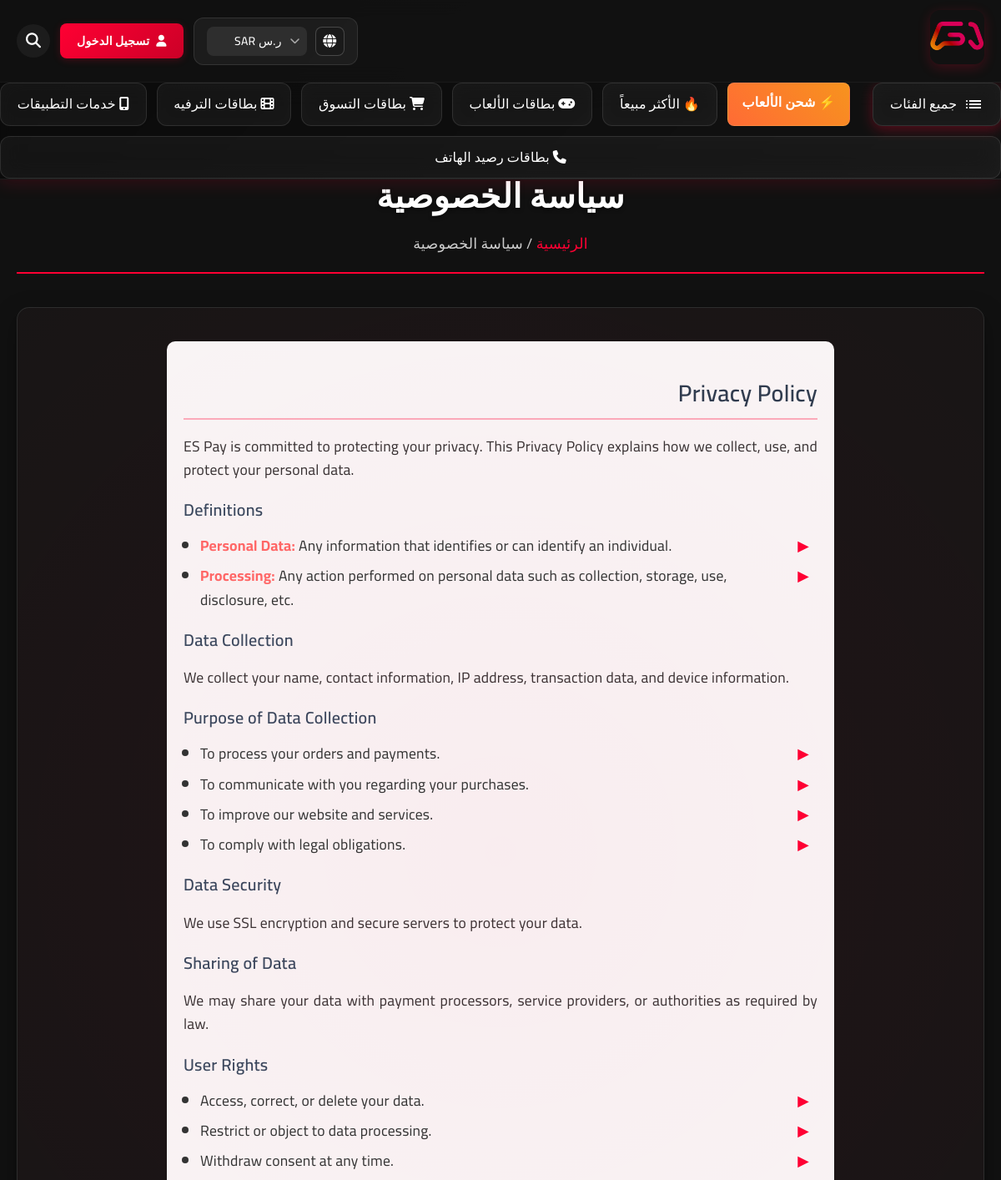
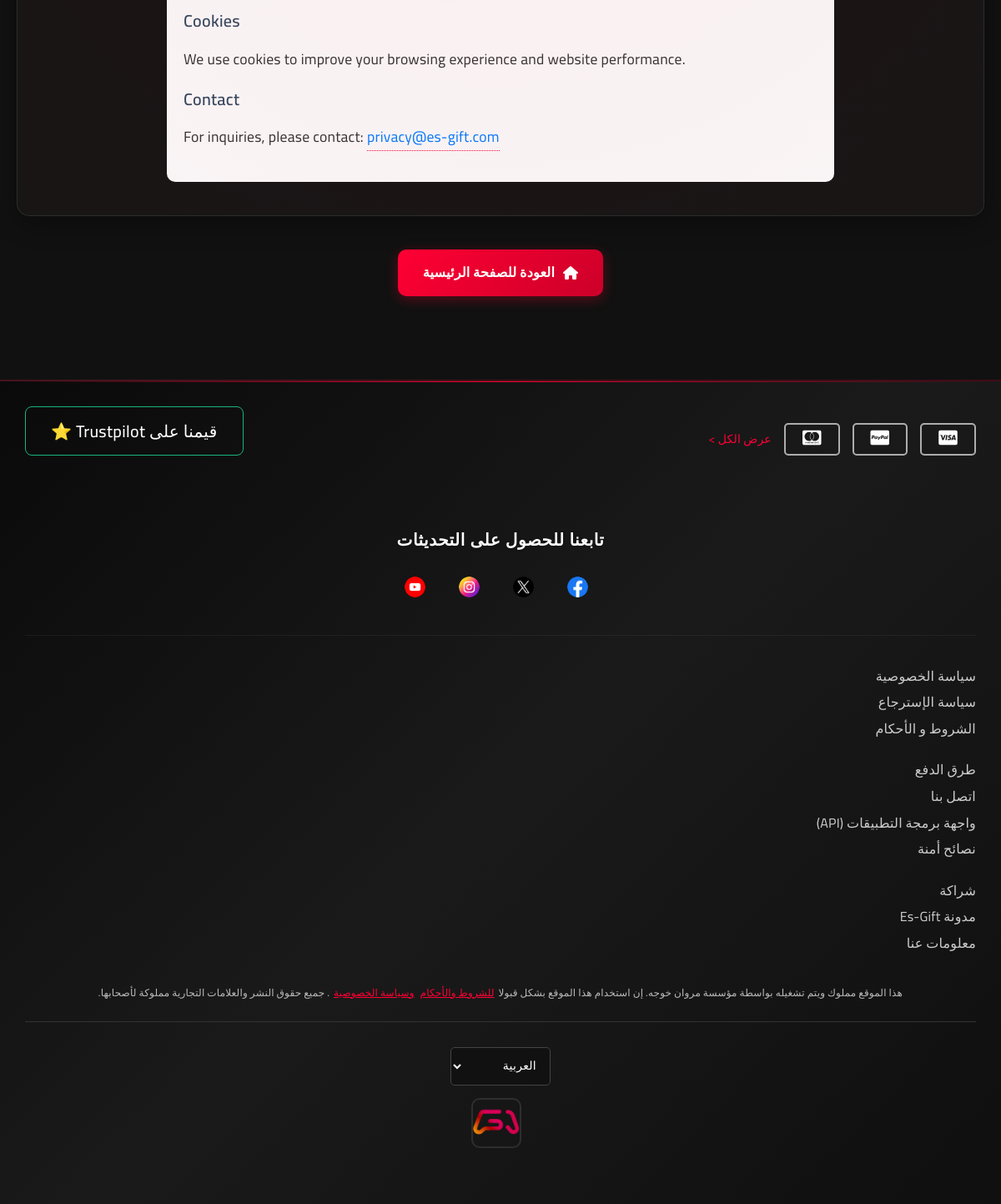
Screenshot of /privacy-policy with the database file from the repository (2 pictures, top to bottom).
### models.py (models this page shows, shortened)
class Category(db.Model):
    id = db.Column(db.Integer, primary_key=True)
    name = db.Column(db.String(100), nullable=False)
    name_en = db.Column(db.String(100))  # الاسم بالإنجليزية
    description = db.Column(db.Text)
    icon_class = db.Column(db.String(100))  # أيقونة FontAwesome
    image_url = db.Column(db.String(500))
    show_in_header = db.Column(db.Boolean, default=True)  # إظهار في الهيدر
    show_in_footer = db.Column(db.Boolean, default=True)  # إظهار في الفوتر
    is_active = db.Column(db.Boolean, default=True)
    display_order = db.Column(db.Integer, default=0)
    created_at = db.Column(db.DateTime, default=datetime.utcnow)
    subcategories = db.relationship('Subcategory', backref='parent_category', lazy=True, cascade='all, delete-orphan')

class StaticPage(db.Model):
    id = db.Column(db.Integer, primary_key=True)
    title = db.Column(db.String(200), nullable=False)  # عنوان الصفحة
    slug = db.Column(db.String(100), unique=True, nullable=False)  # الرابط المختصر
    content = db.Column(db.Text, nullable=False)  # محتوى الصفحة
    meta_description = db.Column(db.String(300))  # وصف السيو
    meta_keywords = db.Column(db.String(500))  # كلمات مفتاحية للسيو
    is_active = db.Column(db.Boolean, default=True)  # نشطة أم لا
    show_in_footer = db.Column(db.Boolean, default=True)  # إظهار في الفوتر
    show_in_header = db.Column(db.Boolean, default=False)  # إظهار في الهيدر
    display_order = db.Column(db.Integer, default=0)  # ترتيب العرض
    created_at = db.Column(db.DateTime, default=datetime.utcnow)
    updated_at = db.Column(db.DateTime, default=datetime.utcnow, onupdate=datetime.utcnow)
    created_by = db.Column(db.Integer, db.ForeignKey('user.id'))  # من قام بإنشائها

### routes.py (the view)
@main.route('/privacy-policy')
def privacy_policy():
    page = StaticPage.query.filter_by(slug='privacy-policy', is_active=True).first()
    if page:
        return render_template('static_page.html', page=page)
    return redirect(url_for('main.index'))

### templates/static_page.html (shortened to what this page needs)
{% extends "base.html" %}
{% block content %}
<div class="static-page-container">
    <div class="static-page-header">
        <h1>{{ page.title }}</h1>
        <div class="breadcrumb">
            <a href="{{ url_for('main.index') }}">الرئيسية</a>
            <span> / </span>
            <span>{{ page.title }}</span>
        </div>
    </div>
    <div class="static-page-content">
        {{ page.content|safe }}
    </div>
    <div class="back-to-home">
        <a href="{{ url_for('main.index') }}">
            <i class="fa-solid fa-home"></i>
            العودة للصفحة الرئيسية
        </a>
    </div>
</div>
{% endblock %}

### templates/base.html (shortened to what this page needs)
<!DOCTYPE html>
<html lang="ar" dir="rtl">
<head>
    <link rel="stylesheet" href="{{ url_for('static', filename='css/style.css') }}">
    <link rel="stylesheet" href="{{ url_for('static', filename='css/design-system.css') }}">
    <link rel="stylesheet" href="{{ url_for('static', filename='css/header-footer-enhanced.css') }}">
    <link rel="stylesheet" href="{{ url_for('static', filename='css/tawk-simple.css') }}">
    <link rel="stylesheet" href="{{ url_for('static', filename='css/tawk-chat-only.css') }}">
    <link rel="stylesheet" href="https://cdnjs.cloudflare.com/ajax/libs/font-awesome/6.5.0/css/all.min.css">
    <link rel="stylesheet" href="https://cdn.jsdelivr.net/npm/swiper@11/swiper-bundle.min.css">
</head>
<body>
    <header class="header">
        <div class="top-bar">
            <div class="header-left">
                <div class="logo">
                    <a href="{{ url_for('main.index') }}">
                        <img src="{{ url_for('static', filename='images/logo.jpg') }}" alt="Es-Gift" class="logo-image">
                    </a>
                </div>
            </div>
            <div class="header-right">
                <div class="lang-currency">
                    <div class="global-container">
                        <i class="fa-solid fa-globe"></i>
                    </div>
                    <div class="currency-selector-wrapper">
                        <select id="currency-selector" onchange="changeCurrency(this.value)">
                            {% if currencies %}
                                {% for currency in currencies %}
                                    <option value="{{ currency.code }}"
                                            {% if session.get('currency') == currency.code or (not session.get('currency') and currency.code == 'SAR') %}selected{% endif %}>
                                        {{ currency.symbol }} {{ currency.code }}
                                    </option>
                                {% endfor %}
                            {% endif %}
                        </select>
                        <i class="fa-solid fa-chevron-down currency-arrow"></i>
                    </div>
                </div>
                <div class="user-actions">
                    {% if current_user.is_authenticated %}
                        {% if current_user.is_admin %}
                            <a href="{{ url_for('admin.dashboard') }}" class="admin-panel-btn" title="لوحة التحكم">
                                <i class="fa-solid fa-cog"></i>
                                <span class="admin-text">لوحة التحكم</span>
                            </a>
                        {% endif %}
                        <a href="{{ url_for('main.cart') }}" class="cart-btn">
                            <i class="fa-solid fa-cart-shopping"></i>
                            <span class="cart-count" id="cart-count">
                                {% if current_user.is_authenticated %}
                                    {% set cart = session.get('cart', {}) %}
                                    {% set cart_count = cart.values()|sum %}
                                    {{ cart_count if cart_count > 0 else 0 }}
                                {% else %}
                                    0
                                {% endif %}
                            </span>
                        </a>
                        <a href="{{ url_for('wallet.wallet_dashboard') }}" class="cart-btn" title="المحفظة">
                            <i class="fa-solid fa-wallet menu-btn"></i>
                        </a>
                        <a href="{{ url_for('main.my_orders') }}" class="cart-btn" title="طلباتي">
                            <i class="fa-solid fa-shopping-bag menu-btn"></i>
                        </a>
                        <a href="{{ url_for('main.profile') }}" class="cart-btn" title="الملف الشخصي">
                            <i class="fa-regular fa-circle-user menu-btn"></i>
                        </a>
                        <a href="{{ url_for('main.logout') }}" class="logout-btn" title="تسجيل الخروج" onclick="return confirm('هل أنت متأكد من تسجيل الخروج؟')">
                            <i class="fa-solid fa-sign-out-alt"></i>
                            <span class="logout-text">تسجيل الخروج</span>
                        </a>
                    {% else %}
                        <a href="{{ url_for('main.login') }}" class="login-btn-header" style="
                            background: linear-gradient(135deg, #ff0033 0%, #cc0027 100%);
                            color: white;
                            border: none;
                            padding: 10px 20px;
                            border-radius: 8px;
                            cursor: pointer;
                            transition: all 0.3s ease;
                            display: flex;
                            align-items: center;
                            gap: 8px;
                            font-family: 'Cairo', sans-serif;
                            font-weight: 600;
                            box-shadow: 0 2px 10px rgba(255, 0, 51, 0.2);
                            text-decoration: none;
                        " title="تسجيل الدخول">
                            <i class="fa-solid fa-user"></i>
                            <span class="login-text">تسجيل الدخول</span>
                        </a>
                    {% endif %}
                </div>
                <div class="search-icon" id="searchToggle" title="البحث">
                    <i class="fa-solid fa-magnifying-glass"></i>
                </div>
            </div>
        </div>
        <nav class="nav-bar">
            <div class="nav-links">
                <a class="menu" href="{{ url_for('main.all_categories') }}">
                    <span>جميع الفئات</span>
                </a>
                <a href="#" style="background: linear-gradient(45deg, #ff6b35, #f7931e); color: white; border-radius: 8px; padding: 10px 15px; font-weight: bold;">
                    ⚡ شحن الألعاب
                </a>
                <a href="#">🔥 الأكثر مبيعاً</a>
                {% for category in main_categories %}
                    <a href="{{ url_for('main.category_products', category_id=category.id, slug=category.name|create_slug) }}">
                        {% if category.icon_class %}
                            <i class="{{ category.icon_class }}"></i>
                        {% endif %}
                        {{ category.name }}
                    </a>
                {% endfor %}
            </div>
        </nav>
    </header
    >
    <main>
        {% block content %}{% endblock %}
    </main>
    <footer class="footer">
        <div class="footer-first-row">
            <div class="payment-icons">
                <div class="payment-icon-item">
                    <i class="fa-brands fa-cc-visa"></i>
                </div>
                <div class="payment-icon-item">
                    <i class="fa-brands fa-cc-paypal"></i>
                </div>
                <div class="payment-icon-item">
                    <i class="fa-brands fa-cc-mastercard"></i>
                </div>
                <p class="show-all">عرض الكل ></p>
            </div>
            <div class="trustpilot">
                <button class="trustpilot-btn">قيمنا على Trustpilot ⭐</button>
            </div>
        </div>
        <div class="social-section">
            <h4>تابعنا للحصول على التحديثات</h4>
            <div class="social-icons">
                <img src="{{ url_for('static', filename='images/facebook.png') }}" alt="Facebook">
                <img src="{{ url_for('static', filename='images/twitter.png') }}" alt="Twitter">
                <img src="{{ url_for('static', filename='images/instagram.png') }}" alt="Instagram">
                <img src="{{ url_for('static', filename='images/youtube.png') }}" alt="YouTube">
            </div>
        </div>
        <div class="footer-links">
            <div>
                <a href="{{ url_for('main.privacy_policy') }}" style="cursor: pointer; color: #ccc; text-decoration: none;">
                    <p>سياسة الخصوصية</p>
                </a>
                <p>سياسة الإسترجاع</p>
                <a href="{{ url_for('main.terms_of_service') }}" style="cursor: pointer; color: #ccc; text-decoration: none;">
                    <p>الشروط و الأحكام</p>
                </a>
            </div>
            <div>
                <p>طرق الدفع</p>
                <a href="{{ url_for('main.contact_us') }}" style="cursor: pointer; color: #ccc; text-decoration: none;">
                    <p>اتصل بنا</p>
                </a>
                <a href="{{ url_for('api_documentation') }}" style="cursor: pointer; color: #ccc; text-decoration: none;">
                    <p>واجهة برمجة التطبيقات (API)</p>
                </a>
                <p>نصائح أمنة</p>
            </div>
            <div>
                <p>شراكة</p>
                <a href="{{ url_for('main.all_articles') }}" style="cursor: pointer; color: #ccc; text-decoration: none;">
                    <p>مدونة Es-Gift</p>
                </a>
                <a href="{{ url_for('main.about_us') }}" style="cursor: pointer; color: #ccc; text-decoration: none;">
                    <p>معلومات عنا</p>
                </a>
            </div>
        </div>
        <div class="bottom-text">
            <p>
                هذا الموقع مملوك ويتم تشغيله بواسطة مؤسسة مروان خوجه. إن استخدام هذا الموقع بشكل قبولا
                <a href="{{ url_for('main.terms_of_service') }}" style="cursor: pointer; color: #ff0033; text-decoration: underline; margin: 0 2px;">للشروط والأحكام</a>
                <a href="{{ url_for('main.privacy_policy') }}" style="cursor: pointer; color: #ff0033; text-decoration: underline; margin: 0 2px;">وسياسة الخصوصية</a>
                . جميع حقوق النشر والعلامات التجارية مملوكة لأصحابها.
            </p>
        </div>
        <div class="footer-bottom">
            <div class="languages">
                <select>
                    <option>العربية</option>
                </select>
            </div>
            <div class="certificates">
                <img src="{{ url_for('static', filename='images/logo.jpg') }}" alt="Certificate">
            </div>
        </div>
    </footer>
</body>
</html>

### rows the page displays
Category: name "بطاقات الألعاب"
Category: name "بطاقات التسوق"
Category: name "بطاقات الترفيه"
Category: name "خدمات التطبيقات"
Category: name "بطاقات رصيد الهاتف"
StaticPage: title "سياسة الخصوصية", content "Privacy Policy ES Pay is committed to protecting your privacy. This Privacy Policy explains how we collect, use, and protect your personal data. Definitions Personal Data: Any information that identifies or can identify an individual. Processing: Any action performed on personal data such as collection, storage, use, disclosure, etc. Data Collection We collect your name, contact information, IP address, transaction data, and device information. Purpose of Data Collection To process your orders and payments. To communicate with you regarding your purchases. To improve our website and services. To comply with legal obligations. Data Security We use SSL encryption and secure servers to protect…"

### other values shown
form field value "ر.س SAR"
